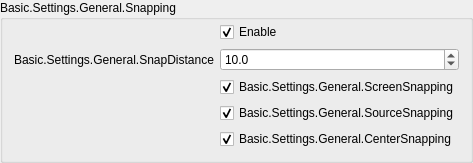
                 <widget class="QGroupBox" name="groupBox_10">
                  <property name="enabled">
                   <bool>true</bool>
                  </property>
                  <property name="title">
                   <string>Basic.Settings.General.Snapping</string>
                  </property>
                  <property name="flat">
                   <bool>false</bool>
                  </property>
                  <layout class="QFormLayout" name="formLayout_21">
                   <property name="fieldGrowthPolicy">
                    <enum>QFormLayout::FieldGrowthPolicy::AllNonFixedFieldsGrow</enum>
                   </property>
                   <property name="labelAlignment">
                    <set>Qt::AlignmentFlag::AlignRight|Qt::AlignmentFlag::AlignTrailing|Qt::AlignmentFlag::AlignVCenter</set>
                   </property>
                   <property name="topMargin">
                    <number>2</number>
                   </property>
                   <item row="0" column="1">
                    <widget class="QCheckBox" name="snappingEnabled">
                     <property name="text">
                      <string>Enable</string>
                     </property>
                     <property name="checked">
                      <bool>true</bool>
                     </property>
                    </widget>
                   </item>
                   <item row="2" column="1">
                    <widget class="QCheckBox" name="screenSnapping">
                     <property name="text">
                      <string>Basic.Settings.General.ScreenSnapping</string>
                     </property>
                     <property name="checked">
                      <bool>true</bool>
                     </property>
                    </widget>
                   </item>
                   <item row="4" column="1">
                    <widget class="QCheckBox" name="centerSnapping">
                     <property name="text">
                      <string>Basic.Settings.General.CenterSnapping</string>
                     </property>
                     <property name="checked">
                      <bool>true</bool>
                     </property>
                    </widget>
                   </item>
                   <item row="3" column="1">
                    <widget class="QCheckBox" name="sourceSnapping">
                     <property name="text">
                      <string>Basic.Settings.General.SourceSnapping</string>
                     </property>
                     <property name="checked">
                      <bool>true</bool>
                     </property>
                    </widget>
                   </item>
                   <item row="1" column="1">
                    <widget class="OBS::DoubleSpinBox" name="snapDistance">
                     <property name="decimals">
                      <number>1</number>
                     </property>
                     <property name="singleStep">
                      <double>0.500000000000000</double>
                     </property>
                     <property name="value">
                      <double>10.000000000000000</double>
                     </property>
                    </widget>
                   </item>
                   <item row="1" column="0">
                    <widget class="QLabel" name="label_9">
                     <property name="text">
                      <string>Basic.Settings.General.SnapDistance</string>
                     </property>
                     <property name="buddy">
                      <cstring>snapDistance</cstring>
                     </property>
                    </widget>
                   </item>
                   <item row="3" column="0">
                    <spacer name="horizontalSpacer_4">
                     <property name="orientation">
                      <enum>Qt::Orientation::Horizontal</enum>
                     </property>
                     <property name="sizeType">
                      <enum>QSizePolicy::Policy::Fixed</enum>
                     </property>
                     <property name="sizeHint" stdset="0">
                      <size>
                       <width>170</width>
                       <height>5</height>
                      </size>
                     </property>
                    </spacer>
                   </item>
                  </layout>
                 </widget>
